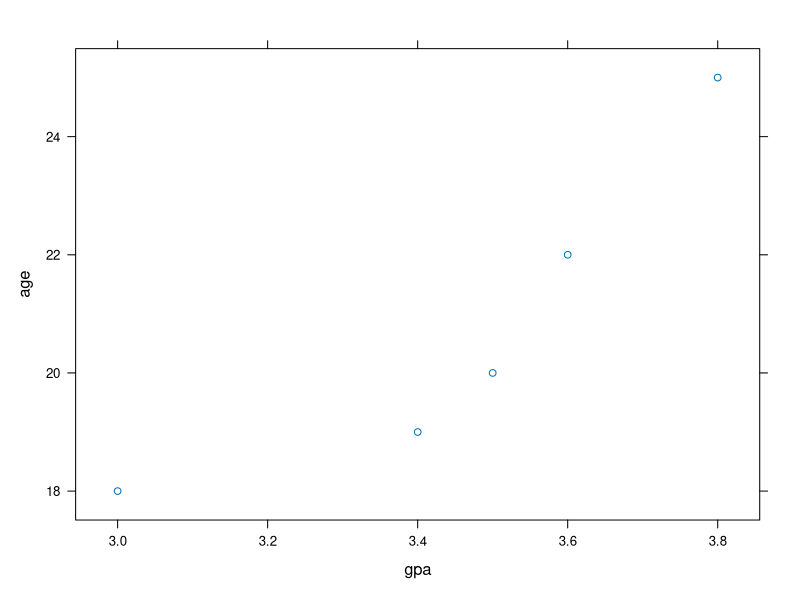
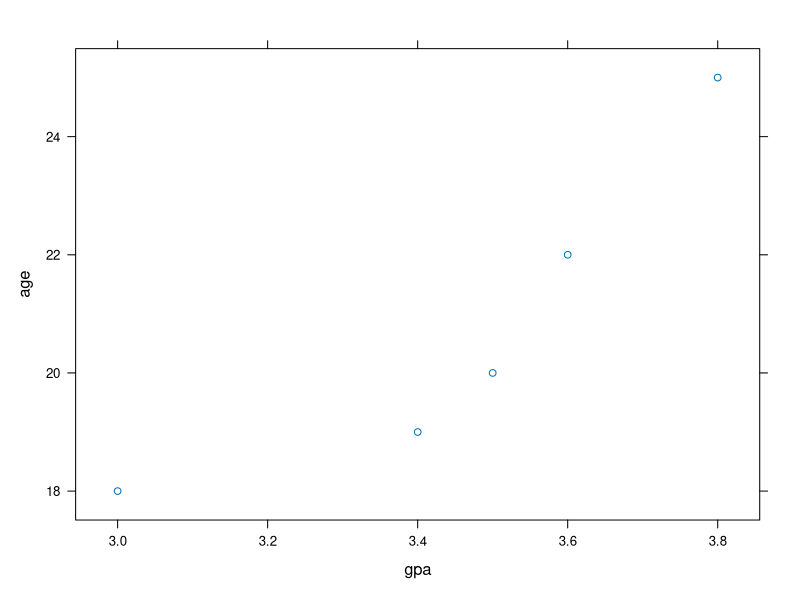

These figures' R source, in order:
## ---- chunk 1
knitr::opts_chunk$set(echo = TRUE)
## ---- chunk 2
#Hello World
## ---- chunk 3
#Hello World
## ---- chunk 4
library(ggplot2)

## ---- chunk 5
library(lattice)
## ---- chunk 6
students <- c("Tom","Mark","Jen","Alice","Roy")
age <- c(18,20,25,19,22)
gpa <- c(3.0,3.5,3.8,3.4,3.6)
d <-data.frame(students,age,gpa)
d
xyplot(age~gpa)
## ---- chunk 7
xyplot(age~gpa)
